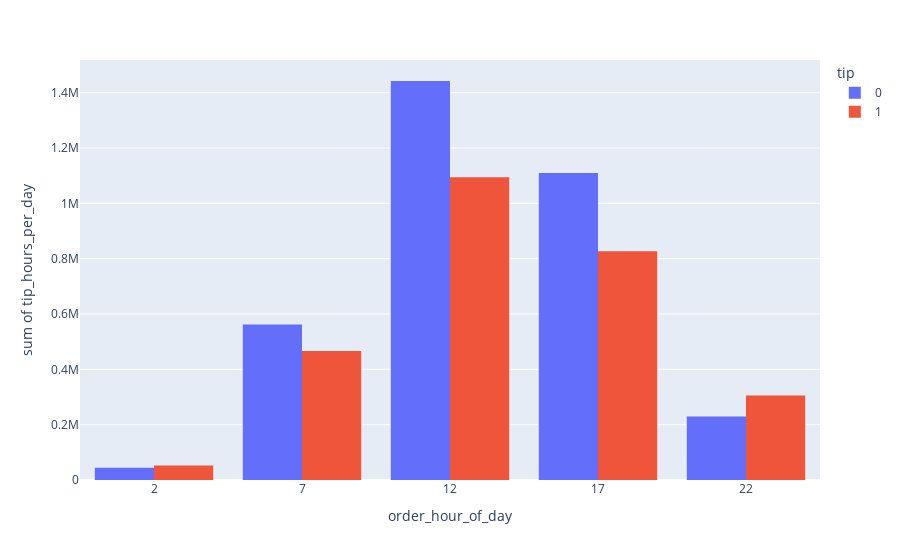

Source (notebook cell):
### Code cell
px.histogram(df.groupby(["order_hour_of_day", "tip"], as_index= False).agg(tip_hours_per_day = ("index", "count")), x= "order_hour_of_day", y= "tip_hours_per_day", barmode= "group", color= "tip")

### Figure 1 — Plotly figure (JSON) as saved in the notebook; plotly's stock layout.template omitted (floating-point values rounded to 4 significant figures)
{"data": [{"alignmentgroup": "True", "bingroup": "x", "histfunc": "sum", "hovertemplate": "tip=0<br>order_hour_of_day=%{x}<br>sum of tip_hours_per_day=%{y}<extra></extra>", "legendgroup": "0", "marker": {"color": "#636efa", "pattern": {"shape": ""}}, "name": "0", "offsetgroup": "0", "orientation": "v", "showlegend": true, "type": "histogram", "x": [0, 1, 2, 3, 4, 5, 6, 7, 8, 9, 10, 11, 12, 13, 14, 15, 16, 17, 18, 19, 20, 21, 22, 23], "xaxis": "x", "y": [19309, 10582, 5742, 4616, 4465, 9769, 31681, 93492, 176344, 250867, 285143, 291962, 282799, 289338, 292868, 290409, 282018, 237253, 188652, 111304, 81416, 63033, 51974, 33286], "yaxis": "y"}, {"alignmentgroup": "True", "bingroup": "x", "histfunc": "sum", "hovertemplate": "tip=1<br>order_hour_of_day=%{x}<br>sum of tip_hours_per_day=%{y}<extra></extra>", "legendgroup": "1", "marker": {"color": "#EF553B", "pattern": {"shape": ""}}, "name": "1", "offsetgroup": "1", "orientation": "v", "showlegend": true, "type": "histogram", "x": [0, 1, 2, 3, 4, 5, 6, 7, 8, 9, 10, 11, 12, 13, 14, 15, 16, 17, 18, 19, 20, 21, 22, 23], "xaxis": "x", "y": [22817, 11780, 7243, 5233, 5766, 6449, 23680, 74954, 148523, 212389, 234828, 220124, 213757, 212880, 212398, 211268, 198371, 161195, 126076, 129575, 103344, 89999, 69585, 42113], "yaxis": "y"}], "layout": {"barmode": "group", "legend": {"title": {"text": "tip"}, "tracegroupgap": 0}, "margin": {"t": 60}, "xaxis": {"anchor": "y", "domain": [0, 1], "title": {"text": "order_hour_of_day"}}, "yaxis": {"anchor": "x", "domain": [0, 1], "title": {"text": "sum of tip_hours_per_day"}}}}
